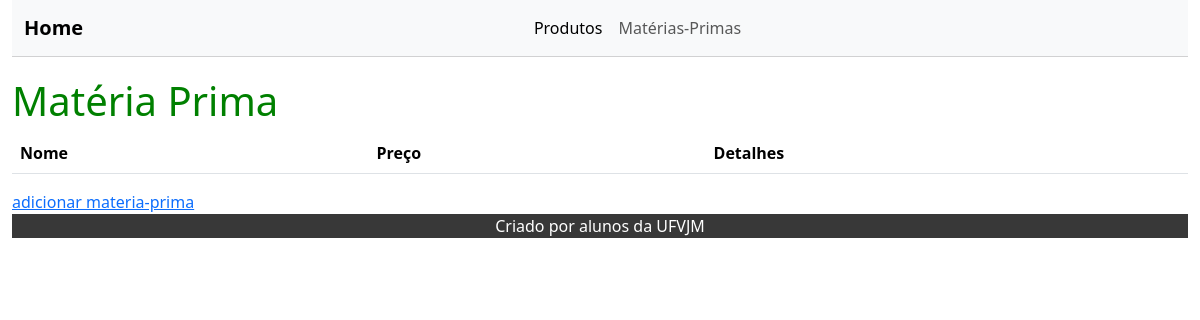
The page /materiaPrima/ on the database as committed earlier.
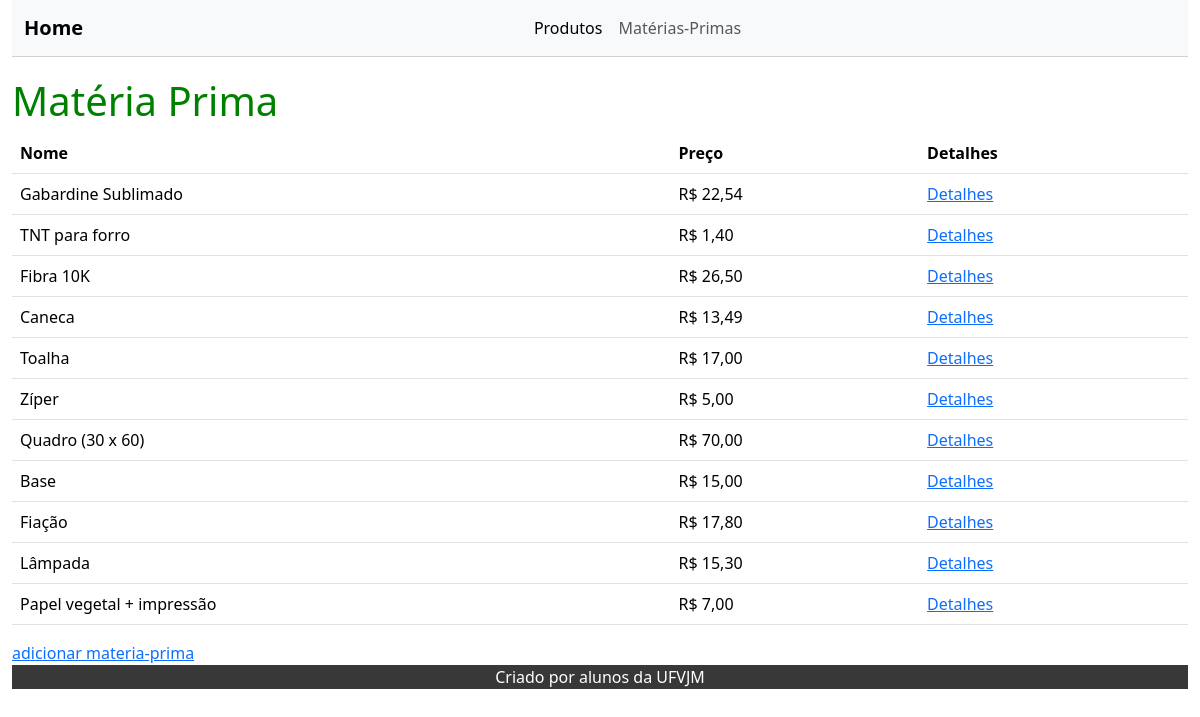
The same page on the database as committed later.
### materiaPrima/models.py (models this page shows, shortened)
class MateriaPrima(models.Model):
    nome = models.CharField(max_length=100)
    disponivel = models.IntegerField(null=True)
    preco = models.FloatField(null=True)

### materiaPrima/views.py (the view)
# urls.py: path('', views.index, name='index'),
def index(request):
    materiaPrima = MateriaPrima.objects.all()
    context = {
        'lista': materiaPrima
    }
    return render(request, 'materiaPrima.html', context)

### materiaPrima/templates/materiaPrima.html
{% extends 'base.html' %}
{% block content %}
    <h1> Matéria Prima </h1>
    <table class="table">
        <thead>
          <tr>
            <th scope="col">Nome</th>
            <th scope="col">Preço</th>
            <th scope="col">Detalhes</th>
          </tr>
        </thead>
        <tbody>
        {% for e in lista %}
          <tr>
            <td>{{ e.nome }}</td>
            <td>{{ "R$" }} {{ e.preco|floatformat:2 }}</td>
            <td><a href="detalhe/{{e.pk}}">Detalhes</a></td>
        {% endfor %}
        </tbody>
      </table>
      <a href="{% url 'adicionar' %}">adicionar materia-prima</a>
{% endblock %}

### templates/base.html (shortened to what this page needs)
{% load static %}
<!DOCTYPE html>
<html lang="pt-br">
<head>
    <link rel="stylesheet" type="text/css" href="{% static 'css/styles.css' %}">
    <link href="https://cdn.jsdelivr.net/npm/bootstrap@5.3.2/dist/css/bootstrap.min.css" rel="stylesheet">
</head>
<body>
    <div class="container-fluid">
        <header>
            {% include "navbar.html" %}
        </header>
        <main>
            {% block content %}
            {% endblock %}
        </main>
        <footer>
            <p>Criado por alunos da UFVJM</p>
        </footer>
    </div>
</body>
</html>

### templates/navbar.html (shortened to what this page needs)
<nav class="navbar navbar-expand-lg bg-body-tertiary">
    <div class="container-fluid">
      <a class="navbar-brand" href="{% url 'index' %}">Home</a>
      <div class="collapse navbar-collapse" id="navbarNav">
        <ul class="navbar-nav">
          <li class="nav-item">
            <a class="nav-link active" aria-current="page" href="{% url 'index2' %}">Produtos</a>
          </li>
          <li class="nav-item">
            <a class="nav-link" href="{% url 'index1' %}">Matérias-Primas</a>
          </li>
        </ul>
      </div>
    </div>
  </nav>

### static/css/styles.css (style rules this page uses)
.container-fluid { padding: 0px; }
.navbar { border-bottom: 1px solid #3333; margin-bottom: 20px; }
.navbar-nav { margin: auto; }
.navbar-brand { font-weight: bold; }
main > h1 { color: green; }
footer { background-color: rgb(56, 56, 56); color: white; text-align: center; }

Rows that differ between the two databases and show on the page:
added MateriaPrima: nome "Gabardine Sublimado", value "R$", preco "22,54"
added MateriaPrima: nome "TNT para forro", value "R$", preco "1,40"
added MateriaPrima: nome "Fibra 10K", value "R$", preco "26,50"
added MateriaPrima: nome "Caneca", value "R$", preco "13,49"
added MateriaPrima: nome "Toalha", value "R$", preco "17,00"
added MateriaPrima: nome "Zíper", value "R$", preco "5,00"
added MateriaPrima: nome "Quadro (30 x 60)", value "R$", preco "70,00"
added MateriaPrima: nome "Base", value "R$", preco "15,00"
added MateriaPrima: nome "Fiação", value "R$", preco "17,80"
added MateriaPrima: nome "Lâmpada", value "R$", preco "15,30"
added MateriaPrima: nome "Papel vegetal + impressão", value "R$", preco "7,00"
